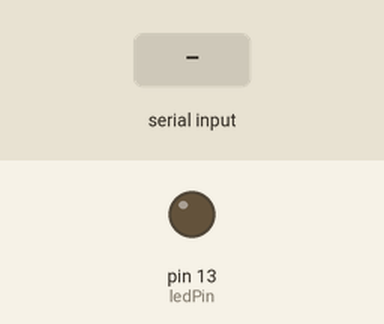
This sketch was run on a simulated Arduino Mega 2560, built with avr-gcc and run on an emulated ATmega2560. On the bench: output pins drawn as LEDs (lit = HIGH). Inputs (shaded band) come from the test bench.

Above: at 1.2 s.
1.3 s: "H" received over the second serial link
At 1.7 s:
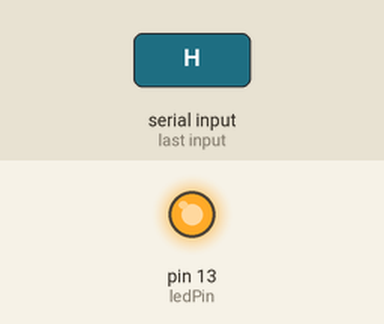
2.8 s: "L" received over the second serial link
At 4.0 s:
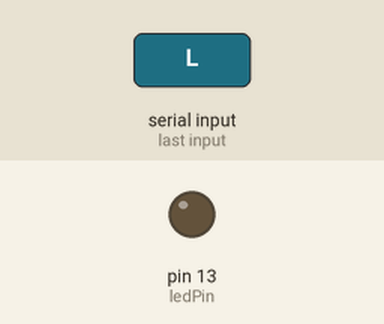
Timing chart, 0 to 5.8 s (numbered marks = the images above; inputs shaded):
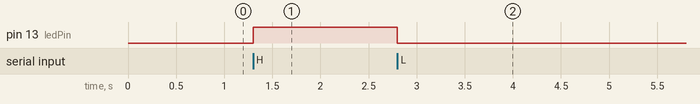

The sketch:

ArduinoReceive.ino
```cpp
int ledPin = 13;
int message;

void setup() {
  // put your setup code here, to run once:
  Serial1.begin(9600);
  pinMode(ledPin, OUTPUT);
}

void loop() {
  // put your main code here, to run repeatedly:
  if (Serial1.available() >= 0){
    message = Serial1.read();
    if (message == 'H'){
      digitalWrite(ledPin, HIGH);
    }
    if (message == 'L'){
      digitalWrite(ledPin, LOW);
    }
  }
}
```

Measured:
- after the input at 1.3 s, pin 13 (ledPin): LOW → HIGH at once
- after the input at 2.8 s, pin 13 (ledPin): HIGH → LOW at once
